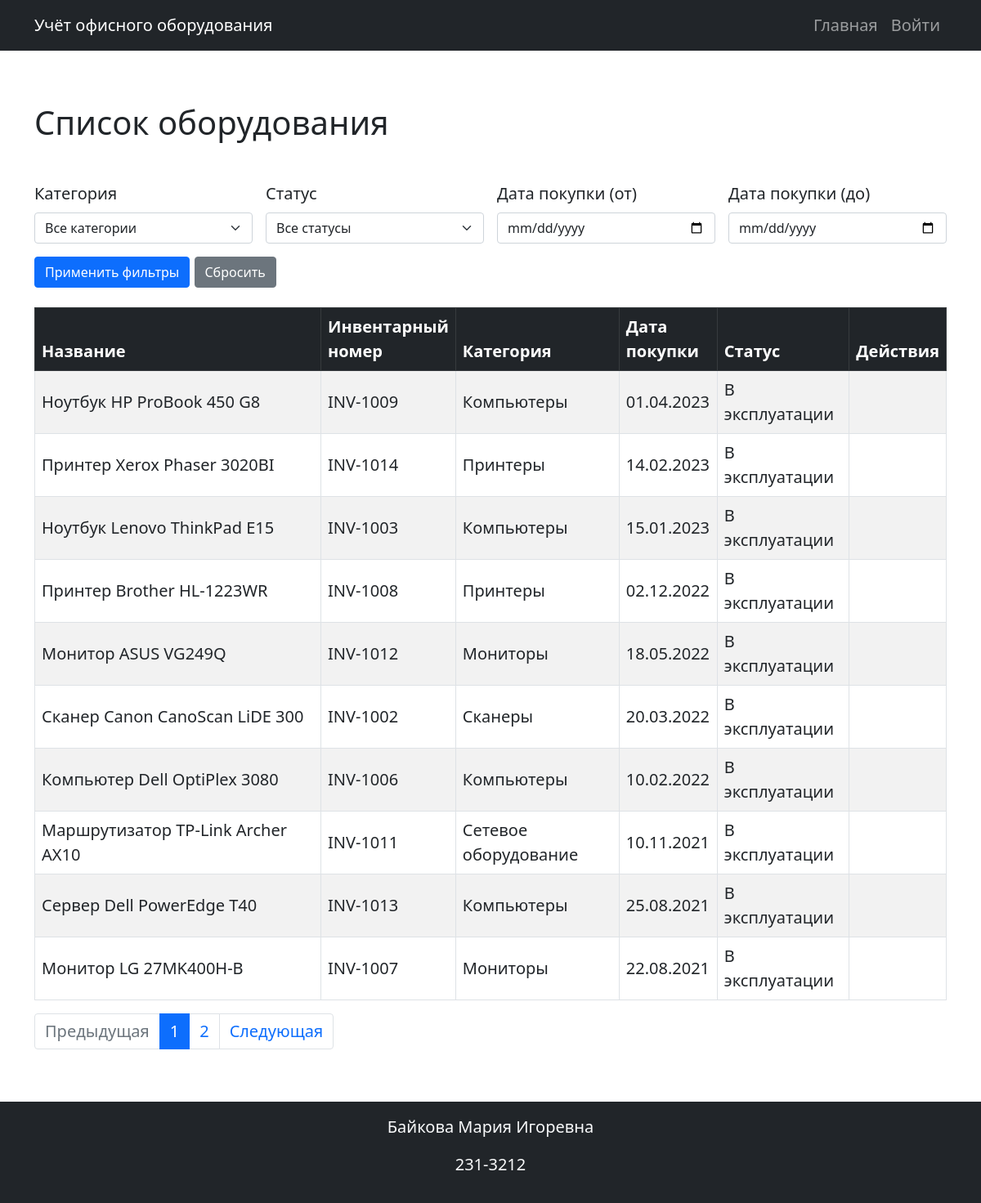
The page / on the database its author committed.
### models.py (models this page shows)
class Equipment(db.Model):
    id = db.Column(db.Integer, primary_key=True)
    name = db.Column(db.String(255), nullable=False)
    inventory_number = db.Column(db.String(100), nullable=False, unique=True)
    category_id = db.Column(db.Integer, db.ForeignKey('category.id'), nullable=False)
    purchase_date = db.Column(db.Date, nullable=False)
    cost = db.Column(db.Numeric(10, 2), nullable=False)
    status = db.Column(db.Enum('В эксплуатации', 'На ремонте', 'Списано'), nullable=False, default='В эксплуатации')
    comment = db.Column(db.Text)
    category = db.relationship('Category', backref='equipments')
    photo = db.relationship("Photo", back_populates="equipment", uselist=False, cascade='all, delete-orphan')
    service_records = db.relationship('ServiceHistory', backref='equipment', cascade='all, delete-orphan')
    responsible_persons = db.relationship('ResponsiblePerson', secondary=equipment_responsible, back_populates='equipments')

class Category(db.Model):
    id = db.Column(db.Integer, primary_key=True)
    name = db.Column(db.String(100), nullable=False)
    description = db.Column(db.Text, nullable=False)

### app.py (the view)
@app.route('/')
def index():
    page = request.args.get('page', 1, type=int)
    category_id = request.args.get('category')
    status = request.args.get('status')
    date_from = request.args.get('date_from')
    date_to = request.args.get('date_to')
    query = Equipment.query
    if category_id:
        query = query.filter(Equipment.category_id == category_id)
    if status:
        query = query.filter(Equipment.status == status)
    if date_from:
        query = query.filter(Equipment.purchase_date >= date_from)
    if date_to:
        query = query.filter(Equipment.purchase_date <= date_to)
    equipment = query.order_by(Equipment.purchase_date.desc()).paginate(page=page, per_page=10)
    categories = Category.query.all()
    return render_template('index.html', equipment=equipment, categories=categories)

### app.py (called while the page is built, shortened)
@app.before_request
def init_db():
    db.create_all()

@app.before_request
def check_notifications_once_per_week():
    if not current_user.is_authenticated:
        return

### templates/index.html (shortened to what this page needs)
{% extends 'base.html' %}
{% block content %}
<div class="row">
    <div class="col-lg-12">
        <h1 class="my-5">Список оборудования</h1>
        <form method="GET" class="row g-3 mb-4">
            <div class="col-md-3">
                <label for="category" class="form-label">Категория</label>
                <select name="category" id="category" class="form-select">
                    <option value="">Все категории</option>
                </select>
            </div>
            <div class="col-md-3">
                <label for="status" class="form-label">Статус</label>
                <select name="status" id="status" class="form-select">
                    <option value="">Все статусы</option>
                </select>
            </div>
            <div class="col-md-3">
                <label for="date_from" class="form-label">Дата покупки (от)</label>
                <input type="date" name="date_from" id="date_from" class="form-control" value="{{ request.args.get('date_from', '') }}">
            </div>
            <div class="col-md-3">
                <label for="date_to" class="form-label">Дата покупки (до)</label>
                <input type="date" name="date_to" id="date_to" class="form-control" value="{{ request.args.get('date_to', '') }}">
            </div>
            <div class="col-md-12 mt-3">
                <button type="submit" class="btn btn-primary">Применить фильтры</button>
                <a href="{{ url_for('index') }}" class="btn btn-secondary">Сбросить</a>
            </div>
        </form>
        <table class="table table-bordered table-striped align-middle">
            <thead class="table-dark">
                <tr>
                    <th>Название</th>
                    <th>Инвентарный номер</th>
                    <th>Категория</th>
                    <th>Дата покупки</th>
                    <th>Статус</th>
                    <th>Действия</th>
                </tr>
            </thead>
            <tbody>
                {% for eq in equipment.items %}
                    <tr>
                        <td>{{ eq.name }}</td>
                        <td>{{ eq.inventory_number }}</td>
                        <td>{{ eq.category.name }}</td>
                        <td>{{ eq.purchase_date.strftime('%d.%m.%Y') if eq.purchase_date else '—' }}</td>
                        <td>
                            {% if eq.status == 'В эксплуатации' %} В эксплуатации
                            {% elif eq.status == 'На ремонте' %} На ремонте
                            {% elif eq.status == 'Списано' %} Списано
                            {% else %} —
                            {% endif %}
                        </td>
                        <td>
                        </td>
                    </tr>
                {% endfor %}
            </tbody>
        </table>
        {% set args = request.args.copy() %}
        {% set _ = args.pop('page', None) %}
        <nav>
            <ul class="pagination">
                {% if equipment.has_prev %}
                    <li class="page-item">
                        <a class="page-link" href="{{ url_for('index', page=equipment.prev_num, **args) }}">Предыдущая</a>
                    </li>
                {% else %}
                    <li class="page-item disabled"><span class="page-link">Предыдущая</span></li>
                {% endif %}
                {% for p in equipment.iter_pages() %}
                    {% if p %}
                        {% if p == equipment.page %}
                            <li class="page-item active"><span class="page-link">{{ p }}</span></li>
                        {% else %}
                            <li class="page-item"><a class="page-link" href="{{ url_for('index', page=p, **args) }}">{{ p }}</a></li>
                        {% endif %}
                    {% else %}
                        <li class="page-item disabled"><span class="page-link">…</span></li>
                    {% endif %}
                {% endfor %}
                {% if equipment.has_next %}
                    <li class="page-item">
                        <a class="page-link" href="{{ url_for('index', page=equipment.next_num, **args) }}">Следующая</a>
                    </li>
                {% else %}
                    <li class="page-item disabled"><span class="page-link">Следующая</span></li>
                {% endif %}
            </ul>
        </nav>
    </div>
</div>
{% endblock %}

### static/styles.css (style rules this page uses)
body { font-size: 1.25rem; }
.table th:nth-child(3), .table td:nth-child(3) { width: 200px; }
.table th:nth-child(1), .table td:nth-child(1) { width: 350px; }
.table th:nth-child(4), .table td:nth-child(4) { width: 120px; }
.table th:nth-child(2), .table td:nth-child(2) { width: 160px; }

### rows shown on the page
Equipment: name "Ноутбук HP ProBook 450 G8", inventory_number "INV-1009", category.name "Компьютеры", purchase_date "01.04.2023", status "В эксплуатации"
Equipment: name "Принтер Xerox Phaser 3020BI", inventory_number "INV-1014", category.name "Принтеры", purchase_date "14.02.2023", status "В эксплуатации"
Equipment: name "Ноутбук Lenovo ThinkPad E15", inventory_number "INV-1003", category.name "Компьютеры", purchase_date "15.01.2023", status "В эксплуатации"
Equipment: name "Принтер Brother HL-1223WR", inventory_number "INV-1008", category.name "Принтеры", purchase_date "02.12.2022", status "В эксплуатации"
Equipment: name "Монитор ASUS VG249Q", inventory_number "INV-1012", category.name "Мониторы", purchase_date "18.05.2022", status "В эксплуатации"
Equipment: name "Сканер Canon CanoScan LiDE 300", inventory_number "INV-1002", category.name "Сканеры", purchase_date "20.03.2022", status "В эксплуатации"
Equipment: name "Компьютер Dell OptiPlex 3080", inventory_number "INV-1006", category.name "Компьютеры", purchase_date "10.02.2022", status "В эксплуатации"
Equipment: name "Маршрутизатор TP-Link Archer AX10", inventory_number "INV-1011", category.name "Сетевое оборудование", purchase_date "10.11.2021", status "В эксплуатации"
Equipment: name "Сервер Dell PowerEdge T40", inventory_number "INV-1013", category.name "Компьютеры", purchase_date "25.08.2021", status "В эксплуатации"
Equipment: name "Монитор LG 27MK400H-B", inventory_number "INV-1007", category.name "Мониторы", purchase_date "22.08.2021", status "В эксплуатации"

### other values the page prints
{{ p }} "1"
{{ p }} "2"
